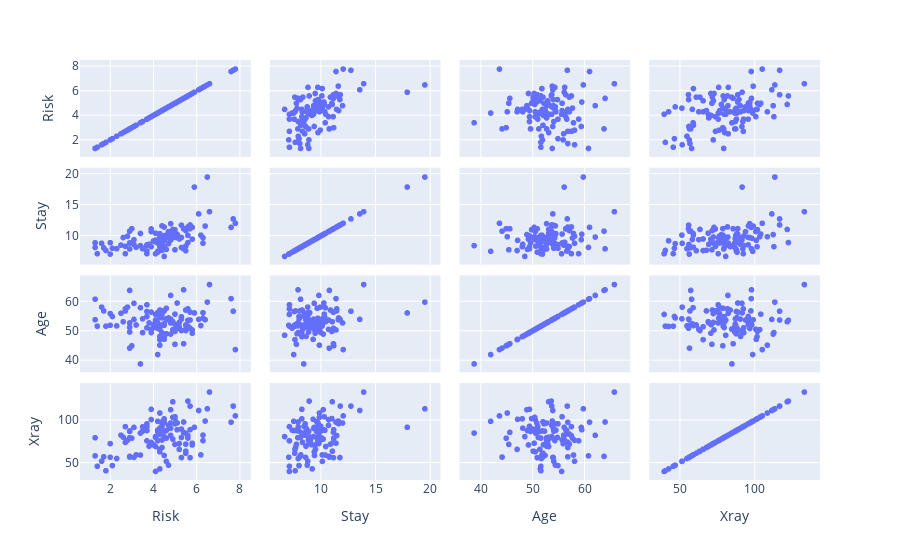

This figure's notebook cell:
### Code cell
#3b
import plotly.express as px

matrix = df2[['Risk','Stay','Age','Xray']]
fig = px.scatter_matrix(matrix)
fig.show()
